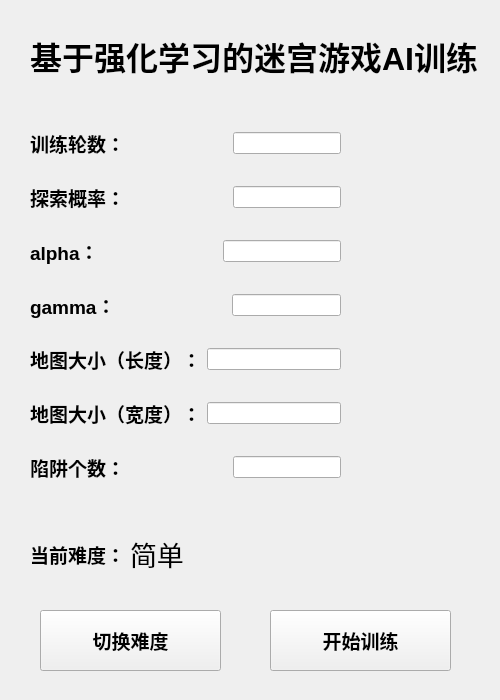
<?xml version="1.0" encoding="UTF-8"?>
<ui version="4.0">
 <class>MainWindow</class>
 <widget class="QMainWindow" name="MainWindow">
  <property name="geometry">
   <rect>
    <x>0</x>
    <y>0</y>
    <width>500</width>
    <height>700</height>
   </rect>
  </property>
  <property name="sizePolicy">
   <sizepolicy hsizetype="Fixed" vsizetype="Fixed">
    <horstretch>0</horstretch>
    <verstretch>0</verstretch>
   </sizepolicy>
  </property>
  <property name="minimumSize">
   <size>
    <width>500</width>
    <height>700</height>
   </size>
  </property>
  <property name="maximumSize">
   <size>
    <width>500</width>
    <height>700</height>
   </size>
  </property>
  <property name="windowTitle">
   <string>MainWindow</string>
  </property>
  <widget class="QWidget" name="centralwidget">
   <property name="sizePolicy">
    <sizepolicy hsizetype="Fixed" vsizetype="Fixed">
     <horstretch>0</horstretch>
     <verstretch>0</verstretch>
    </sizepolicy>
   </property>
   <property name="minimumSize">
    <size>
     <width>500</width>
     <height>700</height>
    </size>
   </property>
   <property name="maximumSize">
    <size>
     <width>500</width>
     <height>700</height>
    </size>
   </property>
   <widget class="QWidget" name="verticalLayoutWidget">
    <property name="geometry">
     <rect>
      <x>30</x>
      <y>110</y>
      <width>311</width>
      <height>391</height>
     </rect>
    </property>
    <layout class="QVBoxLayout" name="verticalLayout">
     <item>
      <layout class="QHBoxLayout" name="horizontalLayout">
       <item>
        <widget class="QLabel" name="label">
         <property name="font">
          <font>
           <family>Microsoft YaHei UI</family>
           <pointsize>14</pointsize>
           <bold>true</bold>
          </font>
         </property>
         <property name="text">
          <string>训练轮数：</string>
         </property>
        </widget>
       </item>
       <item>
        <spacer name="horizontalSpacer">
         <property name="orientation">
          <enum>Qt::Horizontal</enum>
         </property>
         <property name="sizeHint" stdset="0">
          <size>
           <width>40</width>
           <height>20</height>
          </size>
         </property>
        </spacer>
       </item>
       <item>
        <widget class="QLineEdit" name="lineEdit_epoch"/>
       </item>
      </layout>
     </item>
     <item>
      <layout class="QHBoxLayout" name="horizontalLayout_2">
       <item>
        <widget class="QLabel" name="label_2">
         <property name="font">
          <font>
           <pointsize>14</pointsize>
           <bold>true</bold>
          </font>
         </property>
         <property name="text">
          <string>探索概率：</string>
         </property>
        </widget>
       </item>
       <item>
        <spacer name="horizontalSpacer_2">
         <property name="orientation">
          <enum>Qt::Horizontal</enum>
         </property>
         <property name="sizeHint" stdset="0">
          <size>
           <width>40</width>
           <height>20</height>
          </size>
         </property>
        </spacer>
       </item>
       <item>
        <widget class="QLineEdit" name="lineEdit_epsilon0"/>
       </item>
      </layout>
     </item>
     <item>
      <layout class="QHBoxLayout" name="horizontalLayout_3">
       <item>
        <widget class="QLabel" name="label_3">
         <property name="font">
          <font>
           <pointsize>14</pointsize>
           <bold>true</bold>
          </font>
         </property>
         <property name="text">
          <string>alpha：</string>
         </property>
        </widget>
       </item>
       <item>
        <spacer name="horizontalSpacer_3">
         <property name="orientation">
          <enum>Qt::Horizontal</enum>
         </property>
         <property name="sizeHint" stdset="0">
          <size>
           <width>40</width>
           <height>20</height>
          </size>
         </property>
        </spacer>
       </item>
       <item>
        <widget class="QLineEdit" name="lineEdit_alpha"/>
       </item>
      </layout>
     </item>
     <item>
      <layout class="QHBoxLayout" name="horizontalLayout_4">
       <item>
        <widget class="QLabel" name="label_4">
         <property name="font">
          <font>
           <pointsize>14</pointsize>
           <bold>true</bold>
          </font>
         </property>
         <property name="text">
          <string>gamma：</string>
         </property>
        </widget>
       </item>
       <item>
        <spacer name="horizontalSpacer_4">
         <property name="orientation">
          <enum>Qt::Horizontal</enum>
         </property>
         <property name="sizeHint" stdset="0">
          <size>
           <width>40</width>
           <height>20</height>
          </size>
         </property>
        </spacer>
       </item>
       <item>
        <widget class="QLineEdit" name="lineEdit_gamma"/>
       </item>
      </layout>
     </item>
     <item>
      <layout class="QHBoxLayout" name="horizontalLayout_5">
       <item>
        <widget class="QLabel" name="label_5">
         <property name="font">
          <font>
           <pointsize>14</pointsize>
           <bold>true</bold>
          </font>
         </property>
         <property name="text">
          <string>地图大小（长度）：</string>
         </property>
        </widget>
       </item>
       <item>
        <widget class="QLineEdit" name="lineEdit_mazeLon"/>
       </item>
      </layout>
     </item>
     <item>
      <layout class="QHBoxLayout" name="horizontalLayout_7">
       <item>
        <widget class="QLabel" name="label_6">
         <property name="font">
          <font>
           <pointsize>14</pointsize>
           <bold>true</bold>
          </font>
         </property>
         <property name="text">
          <string>地图大小（宽度）：</string>
         </property>
        </widget>
       </item>
       <item>
        <widget class="QLineEdit" name="lineEdit_mazeWid"/>
       </item>
      </layout>
     </item>
     <item>
      <layout class="QHBoxLayout" name="horizontalLayout_8">
       <item>
        <widget class="QLabel" name="label_7">
         <property name="font">
          <font>
           <pointsize>14</pointsize>
           <bold>true</bold>
          </font>
         </property>
         <property name="text">
          <string>陷阱个数：</string>
         </property>
        </widget>
       </item>
       <item>
        <spacer name="horizontalSpacer_5">
         <property name="orientation">
          <enum>Qt::Horizontal</enum>
         </property>
         <property name="sizeHint" stdset="0">
          <size>
           <width>40</width>
           <height>20</height>
          </size>
         </property>
        </spacer>
       </item>
       <item>
        <widget class="QLineEdit" name="lineEdit_trapNumber"/>
       </item>
      </layout>
     </item>
    </layout>
   </widget>
   <widget class="QPushButton" name="PB_start">
    <property name="geometry">
     <rect>
      <x>270</x>
      <y>610</y>
      <width>181</width>
      <height>61</height>
     </rect>
    </property>
    <property name="palette">
     <palette>
      <active>
       <colorrole role="WindowText">
        <brush brushstyle="SolidPattern">
         <color alpha="255">
          <red>0</red>
          <green>0</green>
          <blue>0</blue>
         </color>
        </brush>
       </colorrole>
       <colorrole role="Button">
        <brush brushstyle="SolidPattern">
         <color alpha="255">
          <red>170</red>
          <green>255</green>
          <blue>255</blue>
         </color>
        </brush>
       </colorrole>
       <colorrole role="Light">
        <brush brushstyle="SolidPattern">
         <color alpha="255">
          <red>255</red>
          <green>255</green>
          <blue>255</blue>
         </color>
        </brush>
       </colorrole>
       <colorrole role="Midlight">
        <brush brushstyle="SolidPattern">
         <color alpha="255">
          <red>212</red>
          <green>255</green>
          <blue>255</blue>
         </color>
        </brush>
       </colorrole>
       <colorrole role="Dark">
        <brush brushstyle="SolidPattern">
         <color alpha="255">
          <red>85</red>
          <green>127</green>
          <blue>127</blue>
         </color>
        </brush>
       </colorrole>
       <colorrole role="Mid">
        <brush brushstyle="SolidPattern">
         <color alpha="255">
          <red>113</red>
          <green>170</green>
          <blue>170</blue>
         </color>
        </brush>
       </colorrole>
       <colorrole role="Text">
        <brush brushstyle="SolidPattern">
         <color alpha="255">
          <red>0</red>
          <green>0</green>
          <blue>0</blue>
         </color>
        </brush>
       </colorrole>
       <colorrole role="BrightText">
        <brush brushstyle="SolidPattern">
         <color alpha="255">
          <red>255</red>
          <green>255</green>
          <blue>255</blue>
         </color>
        </brush>
       </colorrole>
       <colorrole role="ButtonText">
        <brush brushstyle="SolidPattern">
         <color alpha="255">
          <red>0</red>
          <green>0</green>
          <blue>0</blue>
         </color>
        </brush>
       </colorrole>
       <colorrole role="Base">
        <brush brushstyle="SolidPattern">
         <color alpha="255">
          <red>255</red>
          <green>255</green>
          <blue>255</blue>
         </color>
        </brush>
       </colorrole>
       <colorrole role="Window">
        <brush brushstyle="SolidPattern">
         <color alpha="255">
          <red>170</red>
          <green>255</green>
          <blue>255</blue>
         </color>
        </brush>
       </colorrole>
       <colorrole role="Shadow">
        <brush brushstyle="SolidPattern">
         <color alpha="255">
          <red>0</red>
          <green>0</green>
          <blue>0</blue>
         </color>
        </brush>
       </colorrole>
       <colorrole role="AlternateBase">
        <brush brushstyle="SolidPattern">
         <color alpha="255">
          <red>212</red>
          <green>255</green>
          <blue>255</blue>
         </color>
        </brush>
       </colorrole>
       <colorrole role="ToolTipBase">
        <brush brushstyle="SolidPattern">
         <color alpha="255">
          <red>255</red>
          <green>255</green>
          <blue>220</blue>
         </color>
        </brush>
       </colorrole>
       <colorrole role="ToolTipText">
        <brush brushstyle="SolidPattern">
         <color alpha="255">
          <red>0</red>
          <green>0</green>
          <blue>0</blue>
         </color>
        </brush>
       </colorrole>
       <colorrole role="PlaceholderText">
        <brush brushstyle="SolidPattern">
         <color alpha="127">
          <red>0</red>
          <green>0</green>
          <blue>0</blue>
         </color>
        </brush>
       </colorrole>
      </active>
      <inactive>
       <colorrole role="WindowText">
        <brush brushstyle="SolidPattern">
         <color alpha="255">
          <red>0</red>
          <green>0</green>
          <blue>0</blue>
         </color>
        </brush>
       </colorrole>
       <colorrole role="Button">
        <brush brushstyle="SolidPattern">
         <color alpha="255">
          <red>240</red>
          <green>240</green>
          <blue>240</blue>
         </color>
        </brush>
       </colorrole>
       <colorrole role="Light">
        <brush brushstyle="SolidPattern">
         <color alpha="255">
          <red>255</red>
          <green>255</green>
          <blue>255</blue>
         </color>
        </brush>
       </colorrole>
       <colorrole role="Midlight">
        <brush brushstyle="SolidPattern">
         <color alpha="255">
          <red>227</red>
          <green>227</green>
          <blue>227</blue>
         </color>
        </brush>
       </colorrole>
       <colorrole role="Dark">
        <brush brushstyle="SolidPattern">
         <color alpha="255">
          <red>160</red>
          <green>160</green>
          <blue>160</blue>
         </color>
        </brush>
       </colorrole>
       <colorrole role="Mid">
        <brush brushstyle="SolidPattern">
         <color alpha="255">
          <red>160</red>
          <green>160</green>
          <blue>160</blue>
         </color>
        </brush>
       </colorrole>
       <colorrole role="Text">
        <brush brushstyle="SolidPattern">
         <color alpha="255">
          <red>0</red>
          <green>0</green>
          <blue>0</blue>
         </color>
        </brush>
       </colorrole>
       <colorrole role="BrightText">
        <brush brushstyle="SolidPattern">
         <color alpha="255">
          <red>255</red>
          <green>255</green>
          <blue>255</blue>
         </color>
        </brush>
       </colorrole>
       <colorrole role="ButtonText">
        <brush brushstyle="SolidPattern">
         <color alpha="255">
          <red>0</red>
          <green>0</green>
          <blue>0</blue>
         </color>
        </brush>
       </colorrole>
       <colorrole role="Base">
        <brush brushstyle="SolidPattern">
         <color alpha="255">
          <red>255</red>
          <green>255</green>
          <blue>255</blue>
         </color>
        </brush>
       </colorrole>
       <colorrole role="Window">
        <brush brushstyle="SolidPattern">
         <color alpha="255">
          <red>240</red>
          <green>240</green>
          <blue>240</blue>
         </color>
        </brush>
       </colorrole>
       <colorrole role="Shadow">
        <brush brushstyle="SolidPattern">
         <color alpha="255">
          <red>105</red>
          <green>105</green>
          <blue>105</blue>
         </color>
        </brush>
       </colorrole>
       <colorrole role="AlternateBase">
        <brush brushstyle="SolidPattern">
         <color alpha="255">
          <red>245</red>
          <green>245</green>
          <blue>245</blue>
         </color>
        </brush>
       </colorrole>
       <colorrole role="ToolTipBase">
        <brush brushstyle="SolidPattern">
         <color alpha="255">
          <red>255</red>
          <green>255</green>
          <blue>220</blue>
         </color>
        </brush>
       </colorrole>
       <colorrole role="ToolTipText">
        <brush brushstyle="SolidPattern">
         <color alpha="255">
          <red>0</red>
          <green>0</green>
          <blue>0</blue>
         </color>
        </brush>
       </colorrole>
       <colorrole role="PlaceholderText">
        <brush brushstyle="SolidPattern">
         <color alpha="128">
          <red>0</red>
          <green>0</green>
          <blue>0</blue>
         </color>
        </brush>
       </colorrole>
      </inactive>
      <disabled>
       <colorrole role="WindowText">
        <brush brushstyle="SolidPattern">
         <color alpha="255">
          <red>85</red>
          <green>127</green>
          <blue>127</blue>
         </color>
        </brush>
       </colorrole>
       <colorrole role="Button">
        <brush brushstyle="SolidPattern">
         <color alpha="255">
          <red>170</red>
          <green>255</green>
          <blue>255</blue>
         </color>
        </brush>
       </colorrole>
       <colorrole role="Light">
        <brush brushstyle="SolidPattern">
         <color alpha="255">
          <red>255</red>
          <green>255</green>
          <blue>255</blue>
         </color>
        </brush>
       </colorrole>
       <colorrole role="Midlight">
        <brush brushstyle="SolidPattern">
         <color alpha="255">
          <red>212</red>
          <green>255</green>
          <blue>255</blue>
         </color>
        </brush>
       </colorrole>
       <colorrole role="Dark">
        <brush brushstyle="SolidPattern">
         <color alpha="255">
          <red>85</red>
          <green>127</green>
          <blue>127</blue>
         </color>
        </brush>
       </colorrole>
       <colorrole role="Mid">
        <brush brushstyle="SolidPattern">
         <color alpha="255">
          <red>113</red>
          <green>170</green>
          <blue>170</blue>
         </color>
        </brush>
       </colorrole>
       <colorrole role="Text">
        <brush brushstyle="SolidPattern">
         <color alpha="255">
          <red>85</red>
          <green>127</green>
          <blue>127</blue>
         </color>
        </brush>
       </colorrole>
       <colorrole role="BrightText">
        <brush brushstyle="SolidPattern">
         <color alpha="255">
          <red>255</red>
          <green>255</green>
          <blue>255</blue>
         </color>
        </brush>
       </colorrole>
       <colorrole role="ButtonText">
        <brush brushstyle="SolidPattern">
         <color alpha="255">
          <red>85</red>
          <green>127</green>
          <blue>127</blue>
         </color>
        </brush>
       </colorrole>
       <colorrole role="Base">
        <brush brushstyle="SolidPattern">
         <color alpha="255">
          <red>170</red>
          <green>255</green>
          <blue>255</blue>
         </color>
        </brush>
       </colorrole>
       <colorrole role="Window">
        <brush brushstyle="SolidPattern">
         <color alpha="255">
          <red>170</red>
          <green>255</green>
          <blue>255</blue>
         </color>
        </brush>
       </colorrole>
       <colorrole role="Shadow">
        <brush brushstyle="SolidPattern">
         <color alpha="255">
          <red>0</red>
          <green>0</green>
          <blue>0</blue>
         </color>
        </brush>
       </colorrole>
       <colorrole role="AlternateBase">
        <brush brushstyle="SolidPattern">
         <color alpha="255">
          <red>245</red>
          <green>245</green>
          <blue>245</blue>
         </color>
        </brush>
       </colorrole>
       <colorrole role="ToolTipBase">
        <brush brushstyle="SolidPattern">
         <color alpha="255">
          <red>255</red>
          <green>255</green>
          <blue>220</blue>
         </color>
        </brush>
       </colorrole>
       <colorrole role="ToolTipText">
        <brush brushstyle="SolidPattern">
         <color alpha="255">
          <red>0</red>
          <green>0</green>
          <blue>0</blue>
         </color>
        </brush>
       </colorrole>
       <colorrole role="PlaceholderText">
        <brush brushstyle="SolidPattern">
         <color alpha="128">
          <red>0</red>
          <green>0</green>
          <blue>0</blue>
         </color>
        </brush>
       </colorrole>
      </disabled>
     </palette>
    </property>
    <property name="font">
     <font>
      <pointsize>14</pointsize>
      <bold>true</bold>
     </font>
    </property>
    <property name="text">
     <string>开始训练</string>
    </property>
   </widget>
   <widget class="QLabel" name="label_8">
    <property name="geometry">
     <rect>
      <x>30</x>
      <y>30</y>
      <width>461</width>
      <height>51</height>
     </rect>
    </property>
    <property name="font">
     <font>
      <pointsize>24</pointsize>
      <bold>true</bold>
     </font>
    </property>
    <property name="text">
     <string>基于强化学习的迷宫游戏AI训练</string>
    </property>
   </widget>
   <widget class="QPushButton" name="PB_change">
    <property name="geometry">
     <rect>
      <x>40</x>
      <y>610</y>
      <width>181</width>
      <height>61</height>
     </rect>
    </property>
    <property name="palette">
     <palette>
      <active>
       <colorrole role="WindowText">
        <brush brushstyle="SolidPattern">
         <color alpha="255">
          <red>0</red>
          <green>0</green>
          <blue>0</blue>
         </color>
        </brush>
       </colorrole>
       <colorrole role="Button">
        <brush brushstyle="SolidPattern">
         <color alpha="255">
          <red>170</red>
          <green>255</green>
          <blue>255</blue>
         </color>
        </brush>
       </colorrole>
       <colorrole role="Light">
        <brush brushstyle="SolidPattern">
         <color alpha="255">
          <red>255</red>
          <green>255</green>
          <blue>255</blue>
         </color>
        </brush>
       </colorrole>
       <colorrole role="Midlight">
        <brush brushstyle="SolidPattern">
         <color alpha="255">
          <red>212</red>
          <green>255</green>
          <blue>255</blue>
         </color>
        </brush>
       </colorrole>
       <colorrole role="Dark">
        <brush brushstyle="SolidPattern">
         <color alpha="255">
          <red>85</red>
          <green>127</green>
          <blue>127</blue>
         </color>
        </brush>
       </colorrole>
       <colorrole role="Mid">
        <brush brushstyle="SolidPattern">
         <color alpha="255">
          <red>113</red>
          <green>170</green>
          <blue>170</blue>
         </color>
        </brush>
       </colorrole>
       <colorrole role="Text">
        <brush brushstyle="SolidPattern">
         <color alpha="255">
          <red>0</red>
          <green>0</green>
          <blue>0</blue>
         </color>
        </brush>
       </colorrole>
       <colorrole role="BrightText">
        <brush brushstyle="SolidPattern">
         <color alpha="255">
          <red>255</red>
          <green>255</green>
          <blue>255</blue>
         </color>
        </brush>
       </colorrole>
       <colorrole role="ButtonText">
        <brush brushstyle="SolidPattern">
         <color alpha="255">
          <red>0</red>
          <green>0</green>
          <blue>0</blue>
         </color>
        </brush>
       </colorrole>
       <colorrole role="Base">
        <brush brushstyle="SolidPattern">
         <color alpha="255">
          <red>255</red>
          <green>255</green>
          <blue>255</blue>
         </color>
        </brush>
       </colorrole>
       <colorrole role="Window">
        <brush brushstyle="SolidPattern">
         <color alpha="255">
          <red>170</red>
          <green>255</green>
          <blue>255</blue>
         </color>
        </brush>
       </colorrole>
       <colorrole role="Shadow">
        <brush brushstyle="SolidPattern">
         <color alpha="255">
          <red>0</red>
          <green>0</green>
          <blue>0</blue>
         </color>
        </brush>
       </colorrole>
       <colorrole role="AlternateBase">
        <brush brushstyle="SolidPattern">
         <color alpha="255">
          <red>212</red>
          <green>255</green>
          <blue>255</blue>
         </color>
        </brush>
       </colorrole>
       <colorrole role="ToolTipBase">
        <brush brushstyle="SolidPattern">
         <color alpha="255">
          <red>255</red>
          <green>255</green>
          <blue>220</blue>
         </color>
        </brush>
       </colorrole>
       <colorrole role="ToolTipText">
        <brush brushstyle="SolidPattern">
         <color alpha="255">
          <red>0</red>
          <green>0</green>
          <blue>0</blue>
         </color>
        </brush>
       </colorrole>
       <colorrole role="PlaceholderText">
        <brush brushstyle="SolidPattern">
         <color alpha="127">
          <red>0</red>
          <green>0</green>
          <blue>0</blue>
         </color>
        </brush>
       </colorrole>
      </active>
      <inactive>
       <colorrole role="WindowText">
        <brush brushstyle="SolidPattern">
         <color alpha="255">
          <red>0</red>
          <green>0</green>
          <blue>0</blue>
         </color>
        </brush>
       </colorrole>
       <colorrole role="Button">
        <brush brushstyle="SolidPattern">
         <color alpha="255">
          <red>240</red>
          <green>240</green>
          <blue>240</blue>
         </color>
        </brush>
       </colorrole>
       <colorrole role="Light">
        <brush brushstyle="SolidPattern">
         <color alpha="255">
          <red>255</red>
          <green>255</green>
          <blue>255</blue>
         </color>
        </brush>
       </colorrole>
       <colorrole role="Midlight">
        <brush brushstyle="SolidPattern">
         <color alpha="255">
          <red>227</red>
          <green>227</green>
          <blue>227</blue>
         </color>
        </brush>
       </colorrole>
       <colorrole role="Dark">
        <brush brushstyle="SolidPattern">
         <color alpha="255">
          <red>160</red>
          <green>160</green>
          <blue>160</blue>
         </color>
        </brush>
       </colorrole>
       <colorrole role="Mid">
        <brush brushstyle="SolidPattern">
         <color alpha="255">
          <red>160</red>
          <green>160</green>
          <blue>160</blue>
         </color>
        </brush>
       </colorrole>
       <colorrole role="Text">
        <brush brushstyle="SolidPattern">
         <color alpha="255">
          <red>0</red>
          <green>0</green>
          <blue>0</blue>
         </color>
        </brush>
       </colorrole>
       <colorrole role="BrightText">
        <brush brushstyle="SolidPattern">
         <color alpha="255">
          <red>255</red>
          <green>255</green>
          <blue>255</blue>
         </color>
        </brush>
       </colorrole>
       <colorrole role="ButtonText">
        <brush brushstyle="SolidPattern">
         <color alpha="255">
          <red>0</red>
          <green>0</green>
          <blue>0</blue>
         </color>
        </brush>
       </colorrole>
       <colorrole role="Base">
        <brush brushstyle="SolidPattern">
         <color alpha="255">
          <red>255</red>
          <green>255</green>
          <blue>255</blue>
         </color>
        </brush>
       </colorrole>
       <colorrole role="Window">
        <brush brushstyle="SolidPattern">
         <color alpha="255">
          <red>240</red>
          <green>240</green>
          <blue>240</blue>
         </color>
        </brush>
       </colorrole>
       <colorrole role="Shadow">
        <brush brushstyle="SolidPattern">
         <color alpha="255">
          <red>105</red>
          <green>105</green>
          <blue>105</blue>
         </color>
        </brush>
       </colorrole>
       <colorrole role="AlternateBase">
        <brush brushstyle="SolidPattern">
         <color alpha="255">
          <red>245</red>
          <green>245</green>
          <blue>245</blue>
         </color>
        </brush>
       </colorrole>
       <colorrole role="ToolTipBase">
        <brush brushstyle="SolidPattern">
         <color alpha="255">
          <red>255</red>
          <green>255</green>
          <blue>220</blue>
         </color>
        </brush>
       </colorrole>
       <colorrole role="ToolTipText">
        <brush brushstyle="SolidPattern">
         <color alpha="255">
          <red>0</red>
          <green>0</green>
          <blue>0</blue>
         </color>
        </brush>
       </colorrole>
       <colorrole role="PlaceholderText">
        <brush brushstyle="SolidPattern">
         <color alpha="128">
          <red>0</red>
          <green>0</green>
          <blue>0</blue>
         </color>
        </brush>
       </colorrole>
      </inactive>
      <disabled>
       <colorrole role="WindowText">
        <brush brushstyle="SolidPattern">
         <color alpha="255">
          <red>85</red>
          <green>127</green>
          <blue>127</blue>
         </color>
        </brush>
       </colorrole>
       <colorrole role="Button">
        <brush brushstyle="SolidPattern">
         <color alpha="255">
          <red>170</red>
          <green>255</green>
          <blue>255</blue>
         </color>
        </brush>
       </colorrole>
       <colorrole role="Light">
        <brush brushstyle="SolidPattern">
         <color alpha="255">
          <red>255</red>
          <green>255</green>
          <blue>255</blue>
         </color>
        </brush>
       </colorrole>
       <colorrole role="Midlight">
        <brush brushstyle="SolidPattern">
         <color alpha="255">
          <red>212</red>
          <green>255</green>
          <blue>255</blue>
         </color>
        </brush>
       </colorrole>
       <colorrole role="Dark">
        <brush brushstyle="SolidPattern">
         <color alpha="255">
          <red>85</red>
          <green>127</green>
          <blue>127</blue>
         </color>
        </brush>
       </colorrole>
       <colorrole role="Mid">
        <brush brushstyle="SolidPattern">
         <color alpha="255">
          <red>113</red>
          <green>170</green>
          <blue>170</blue>
         </color>
        </brush>
       </colorrole>
       <colorrole role="Text">
        <brush brushstyle="SolidPattern">
         <color alpha="255">
          <red>85</red>
          <green>127</green>
          <blue>127</blue>
         </color>
        </brush>
       </colorrole>
       <colorrole role="BrightText">
        <brush brushstyle="SolidPattern">
         <color alpha="255">
          <red>255</red>
          <green>255</green>
          <blue>255</blue>
         </color>
        </brush>
       </colorrole>
       <colorrole role="ButtonText">
        <brush brushstyle="SolidPattern">
         <color alpha="255">
          <red>85</red>
          <green>127</green>
          <blue>127</blue>
         </color>
        </brush>
       </colorrole>
       <colorrole role="Base">
        <brush brushstyle="SolidPattern">
         <color alpha="255">
          <red>170</red>
          <green>255</green>
          <blue>255</blue>
         </color>
        </brush>
       </colorrole>
       <colorrole role="Window">
        <brush brushstyle="SolidPattern">
         <color alpha="255">
          <red>170</red>
          <green>255</green>
          <blue>255</blue>
         </color>
        </brush>
       </colorrole>
       <colorrole role="Shadow">
        <brush brushstyle="SolidPattern">
         <color alpha="255">
          <red>0</red>
          <green>0</green>
          <blue>0</blue>
         </color>
        </brush>
       </colorrole>
       <colorrole role="AlternateBase">
        <brush brushstyle="SolidPattern">
         <color alpha="255">
          <red>245</red>
          <green>245</green>
          <blue>245</blue>
         </color>
        </brush>
       </colorrole>
       <colorrole role="ToolTipBase">
        <brush brushstyle="SolidPattern">
         <color alpha="255">
          <red>255</red>
          <green>255</green>
          <blue>220</blue>
         </color>
        </brush>
       </colorrole>
       <colorrole role="ToolTipText">
        <brush brushstyle="SolidPattern">
         <color alpha="255">
          <red>0</red>
          <green>0</green>
          <blue>0</blue>
         </color>
        </brush>
       </colorrole>
       <colorrole role="PlaceholderText">
        <brush brushstyle="SolidPattern">
         <color alpha="128">
          <red>0</red>
          <green>0</green>
          <blue>0</blue>
         </color>
        </brush>
       </colorrole>
      </disabled>
     </palette>
    </property>
    <property name="font">
     <font>
      <pointsize>14</pointsize>
      <bold>true</bold>
     </font>
    </property>
    <property name="text">
     <string>切换难度</string>
    </property>
   </widget>
   <widget class="QLabel" name="label_9">
    <property name="geometry">
     <rect>
      <x>30</x>
      <y>530</y>
      <width>95</width>
      <height>48</height>
     </rect>
    </property>
    <property name="font">
     <font>
      <pointsize>14</pointsize>
      <bold>true</bold>
     </font>
    </property>
    <property name="text">
     <string>当前难度：</string>
    </property>
   </widget>
   <widget class="QStackedWidget" name="stackedWidget">
    <property name="geometry">
     <rect>
      <x>120</x>
      <y>520</y>
      <width>111</width>
      <height>71</height>
     </rect>
    </property>
    <property name="currentIndex">
     <number>0</number>
    </property>
    <widget class="QWidget" name="page">
     <widget class="QLabel" name="label_10">
      <property name="geometry">
       <rect>
        <x>10</x>
        <y>10</y>
        <width>71</width>
        <height>48</height>
       </rect>
      </property>
      <property name="font">
       <font>
        <family>微软雅黑</family>
        <pointsize>20</pointsize>
        <bold>false</bold>
       </font>
      </property>
      <property name="text">
       <string>简单</string>
      </property>
     </widget>
    </widget>
    <widget class="QWidget" name="page_2">
     <widget class="QLabel" name="label_11">
      <property name="geometry">
       <rect>
        <x>10</x>
        <y>10</y>
        <width>71</width>
        <height>48</height>
       </rect>
      </property>
      <property name="font">
       <font>
        <family>微软雅黑</family>
        <pointsize>20</pointsize>
        <bold>false</bold>
       </font>
      </property>
      <property name="text">
       <string>中等</string>
      </property>
     </widget>
    </widget>
    <widget class="QWidget" name="page_3">
     <widget class="QLabel" name="label_12">
      <property name="geometry">
       <rect>
        <x>10</x>
        <y>10</y>
        <width>71</width>
        <height>48</height>
       </rect>
      </property>
      <property name="font">
       <font>
        <family>微软雅黑</family>
        <pointsize>20</pointsize>
        <bold>false</bold>
       </font>
      </property>
      <property name="text">
       <string>困难</string>
      </property>
     </widget>
    </widget>
   </widget>
  </widget>
 </widget>
 <resources/>
 <connections/>
</ui>
